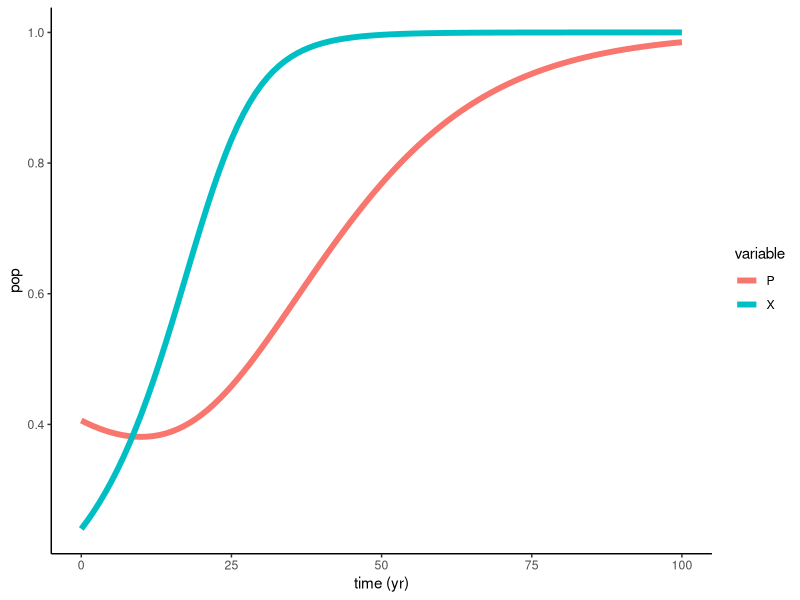
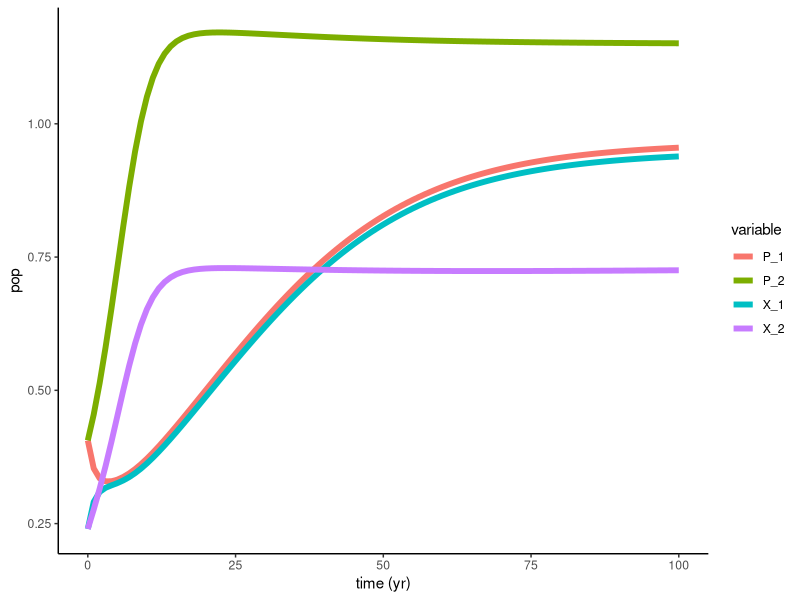
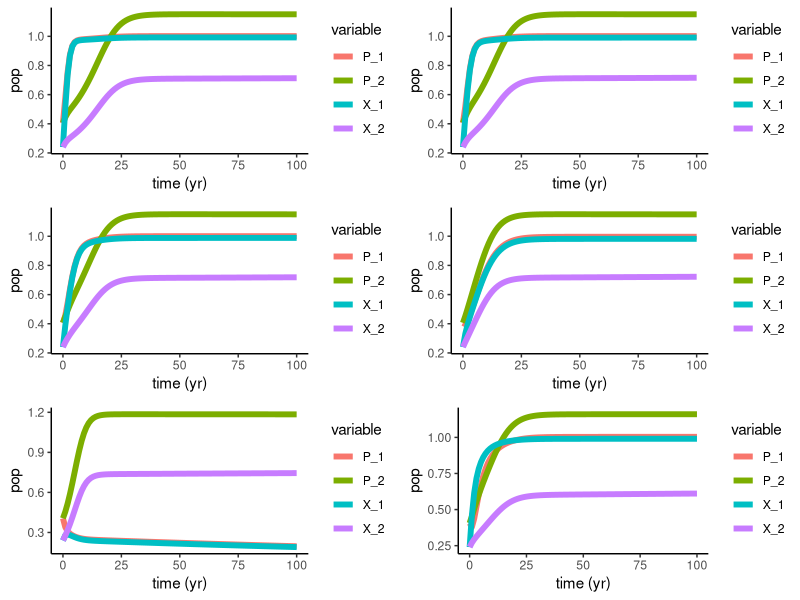
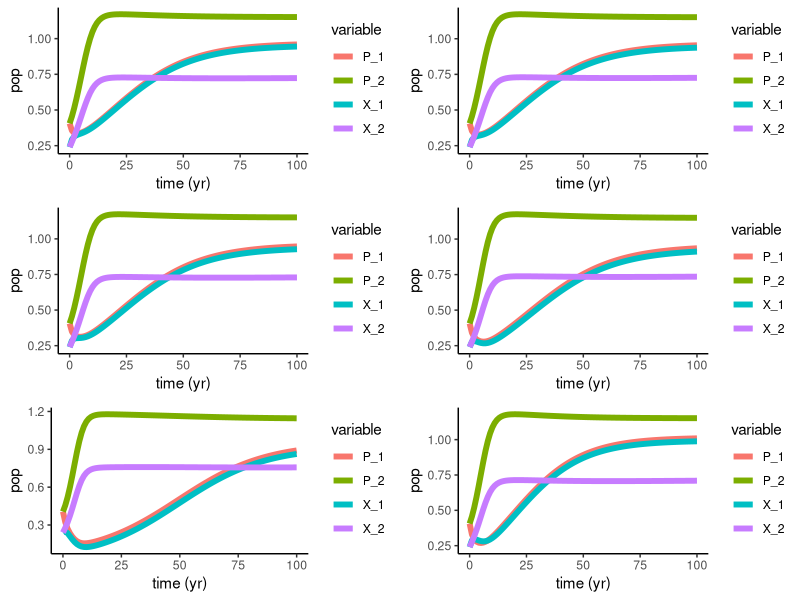
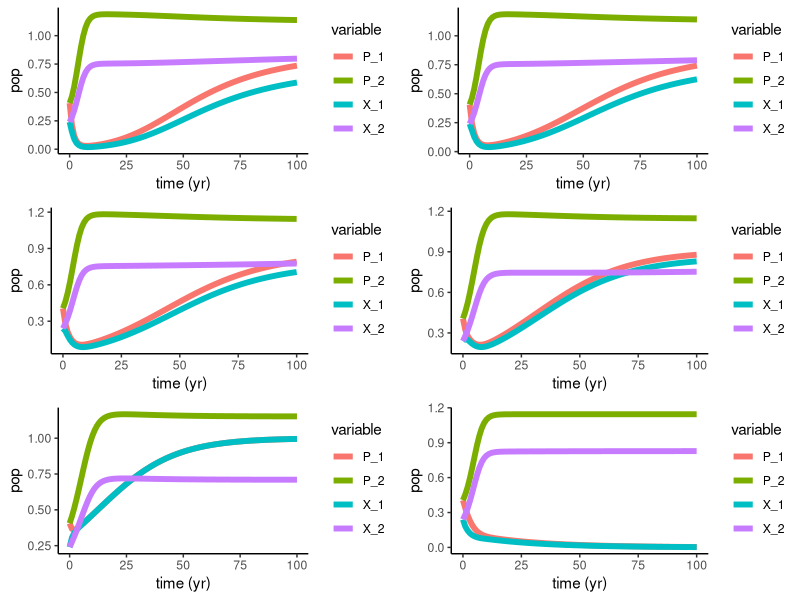
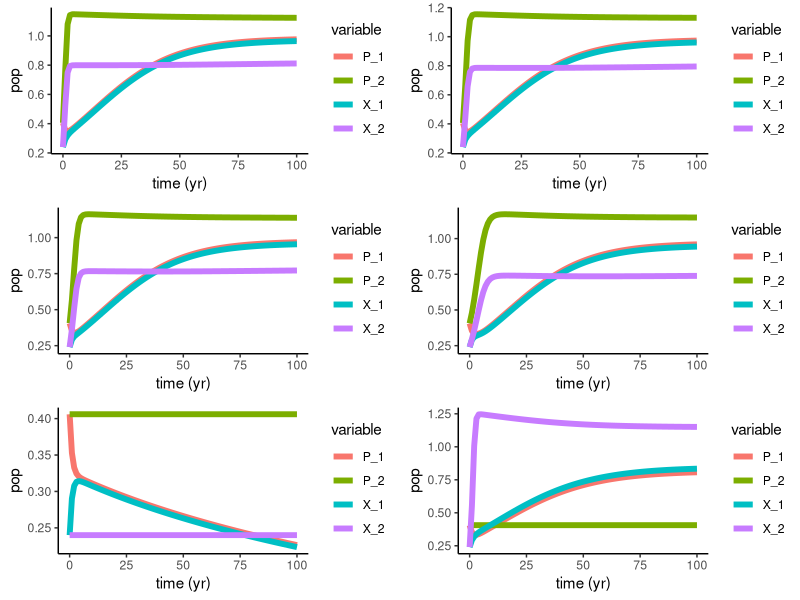
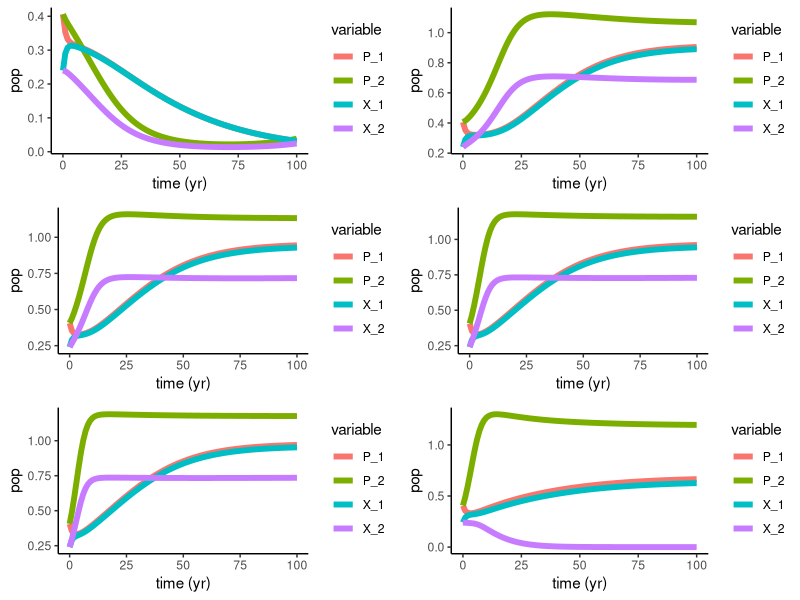
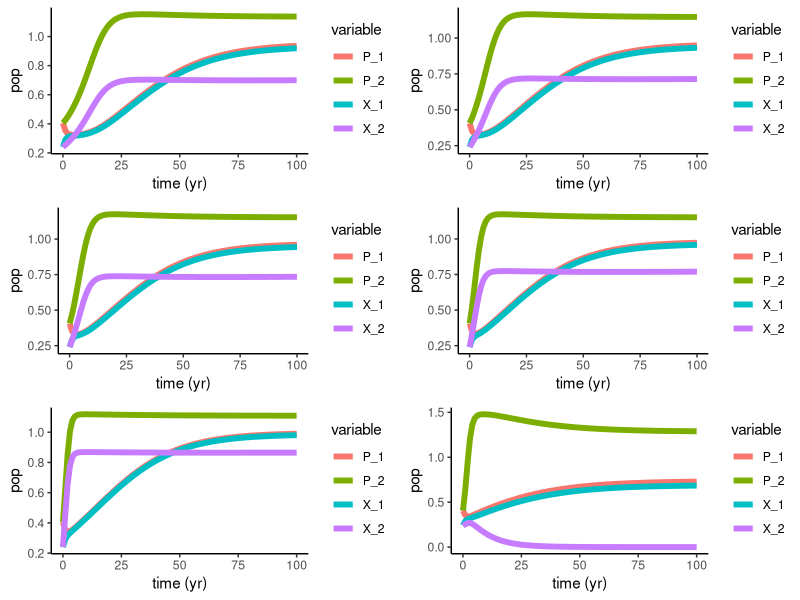

Generate these figures, in order, with R:
## ---- chunk 1
knitr::opts_chunk$set(echo = FALSE, warning = FALSE, message = FALSE)

setwd("C:/Users/sophi/Documents/GitHub/UNH_Docs/Proposal/Soc_Ecol_Model")

library(deSolve)
library(tidyverse)
library(ggplot2)
library(gridExtra)
## ---- chunk 2
Bauch.Model <- function (t, y, params) {
  ## first extract the state variables
  P <- y[1] #Fish Pop var
  X <- y[2] #conservationist var

  #TT <- y[5]
  
  ## now extract the parameters
  R <- params["R"] # Net growth/fecundity
  s <- params["s"] # supply and demand
  h <- params["h"] # Harvesting efficiency
  k <- params["k"] # Social learning rate
  w <- params["w"] # conservation costs
  c <- params["c"] # rarity valuation param
  d <- params["d"] # social norm strength
  
  ## now code the model equations
  dPdt <- R * P * (1-P) - (h * P * (1-X))/(P+s)
  dXdt <- k * X * (1-X) * (d*(2*X-1) + 1/(P+c) - w)
  
  ## combine results into a single vector
  dydt <- c(dPdt, dXdt)
  ## return result as a list!
  
  list(dydt)
}

params_Bauch <- c(R = 0.06, s = 0.8, h = 0.075, k = 0.17, w = 0.35, c = 0.6, d = 0.5)

times <- seq(from = 0, to = 100, by = 1)
xstart <- c(P = 0.406, X = .24) # See supplemental data for other starting params

ode(
  func=Bauch.Model,
  y=xstart,
  times=times,
  parms=params_Bauch
) %>%
  as.data.frame() -> out1

out1 %>%
  gather(variable,value,-time) %>%
  ggplot(aes(x=time,y=value,color=variable))+
  geom_line(size=2)+
  theme_classic()+
  labs(x='time (yr)',y='pop')

## ---- chunk 3
Bauch.Coupled <- function (t, y, params) {
  ## first extract the state variables
  P_1 <- y[1] #Fish Pop var
  P_2 <- y[2] #Fish Pop var
  X_1 <- y[3] #conservationist var
  X_2 <- y[4] #conservationist var

  #TT <- y[5]
  
  ## now extract the parameters
  R_1 <- params["R_1"] # Net growth/fecundity
  s_1 <- params["s_1"] # supply and demand
  h_1 <- params["h_1"] # Harvesting efficiency
  k_1 <- params["k_1"] # Social learning rate
  w_1 <- params["w_1"] # conservation costs
  c_1 <- params["c_1"] # rarity valuation param
  d_1 <- params["d_1"] # social norm strength
  
  R_2 <- params["R_2"] # Net growth/fecundity
  s_2 <- params["s_2"] # supply and demand
  h_2 <- params["h_2"] # Harvesting efficiency
  k_2 <- params["k_2"] # Social learning rate
  w_2 <- params["w_2"] # conservation costs
  c_2 <- params["c_2"] # rarity valuation param
  d_2 <- params["d_2"] # social norm strength 
  
  roe_1 <- params["roe_1"] #fish diffusion
  roe_2 <- params["roe_2"] #fish diffusion
  
  ## now code the model equations
  dP_1dt <- R_1 * P_1 * (1-P_1) - (h_1 * P_1 * (1-X_1))/(P_1+s_1) + roe_1 * (P_2 - P_1)/2
  
  dX_1dt <- k_1 * X_1 * (1-X_1) * (d_1*(2*X_1-1) + 1/(P_1+c_1) - w_1) + 
    k_1 * X_1 * (1-X_2) * (d_1*(2*X_2-1) + 1/(P_1+c_1) - w_1)
  
  dP_2dt <- R_2 * P_2 * (1-P_2) - (h_2 * P_2 * (1-X_2))/(P_2+s_2) + roe_2 * (P_1 - P_2)/2
  
  dX_2dt <- k_2 * X_2 * (1-X_2) * (d_2*(2*X_2-1) + 1/(P_2+c_2) - w_2) +
    k_2 * X_2 * (1-X_1) * (d_2*(2*X_1-1) + 1/(P_2+c_2) - w_2)
  
  ## combine results into a single vector
  dydt <- c(dP_1dt, dP_2dt, dX_1dt, dX_2dt)
  ## return result as a list!
  
  list(dydt)
}

params_Bauch <- c(R_1 = 0.06, s_1 = 0.8, h_1 = 0.075, k_1 = 0.17, w_1 = 0.35, c_1 = 0.6, d_1 = 0.5, roe_1 = 1,
                  R_2 = 0.06, s_2 = 0.8, h_2 = 0.075, k_2 = 0.17, w_2 = 0.35, c_2 = 0.6, d_2 = 0.5, roe_2 = 1)

times <- seq(from = 0, to = 100, by = 1)
xstart <- c(P_1 = 0.406, X_1 = .24, P_2 = 0.406, X_2 = .24) # See supplemental data for other starting params

ode(
  func=Bauch.Coupled,
  y=xstart,
  times=times,
  parms=params_Bauch
) %>%
  as.data.frame() -> out_Coupled

out_Coupled %>%
  gather(variable,value,-time) %>%
  ggplot(aes(x=time,y=value,color=variable))+
  geom_line(size=2)+
  theme_classic()+
  labs(x='time (yr)',y='pop')

## ---- chunk 4
# params_Default <- data.frame(R = 0.06, s = 0.8, h = 0.075, k = 0.17, w = 0.35, c = 0.6, d = 0.5, roe = 1)
# params_Bauch <- c(R_1 = 0.06, s_1 = 0.8, h_1 = 0.075, k_1 = 0.17, w_1 = 0.35, c_1 = 0.6, d_1 = 0.5, roe_1 = 1,
#                   R_2 = 0.06, s_2 = 0.8, h_2 = 0.075, k_2 = 0.17, w_2 = 0.35, c_2 = 0.6, d_2 = 0.125, roe_2 = 1)

# min <- 0
# max <- 1
# i <- 1
# param <- 8

param_ranges <- function(param, max, min){
  #Generate list of ranges
  new_param <- seq(from=min, to=max, length.out=5)
  plotList <- list()
  
  #Change params to each quartile for graphs 1-5
  for(i in 1:length(new_param)){
    params_Default <- data.frame(R = 0.06, s = 0.8, h = 0.075, k = 0.17, w = 0.35, c = 0.6, d = 0.5, roe = 1)
    #ASSIGN OLD PARAMS TO BE NEW SEQUENCE
    params_Default[param] <- new_param[i]
    params_Bauch <- c(R_1 = params_Default$R, s_1 = params_Default$s, h_1 = params_Default$h, k_1 = params_Default$k,
                      w_1 = params_Default$w, c_1 = params_Default$c, d_1 = params_Default$d, roe_1 = params_Default$roe,
                      R_2 = params_Default$R, s_2 = params_Default$s, h_2 = params_Default$h, k_2 = params_Default$k,
                      w_2 = params_Default$w, c_2 =params_Default$c, d_2 = params_Default$d, roe_2 = params_Default$roe)
    
    times <- seq(from = 0, to = 100, by = 1)
    xstart <- c(P_1 = 0.406, X_1 = .24, P_2 = 0.406, X_2 = .24) #See supplemental for other starting params

    ode(
      func=Bauch.Coupled,
      y=xstart,
      times=times,
      parms=params_Bauch
    ) %>%
      as.data.frame() -> out_Diff

    p <- out_Diff %>%
      gather(variable,value,-time) %>%
      ggplot(aes(x=time,y=value,color=variable))+
      geom_line(size=2)+
      theme_classic()+
      labs(x='time (yr)',y='pop')
    plotList[[i]] <- p
  }
  
   params_Default <- data.frame(R = 0.06, s = 0.8, h = 0.075, k = 0.17, w = 0.35, c = 0.6, d = 0.5, roe = 1)
    #ASSIGN OLD PARAMS TO BE NEW SEQUENCE
    params_Bauch <- c(R_1 = params_Default$R, s_1 = params_Default$s, h_1 = params_Default$h, k_1 = params_Default$k,
                      w_1 = params_Default$w, c_1 = params_Default$c, d_1 = params_Default$d, roe_1 = params_Default$roe,
                      R_2 = params_Default$R, s_2 = params_Default$s, h_2 = params_Default$h, k_2 = params_Default$k,
                      w_2 = params_Default$w, c_2 =params_Default$c, d_2 = params_Default$d, roe_2 = params_Default$roe)
    params_Bauch[param] <- max
    params_Bauch[(param + 8)] <- min
    
    times <- seq(from = 0, to = 100, by = 1)
    xstart <- c(P_1 = 0.406, X_1 = .24, P_2 = 0.406, X_2 = .24) #See supplemental for other starting params

    ode(
      func=Bauch.Coupled,
      y=xstart,
      times=times,
      parms=params_Bauch
    ) %>%
      as.data.frame() -> out_Diff

    p <- out_Diff %>%
      gather(variable,value,-time) %>%
      ggplot(aes(x=time,y=value,color=variable))+
      geom_line(size=2)+
      theme_classic()+
      labs(x='time (yr)',y='pop')
    plotList[[6]] <- p
  
  
  
  do.call("grid.arrange", c(plotList, ncol=2))
}
  

## ---- chunk 5
param_ranges(1, 0, 1)
## ---- chunk 6
param_ranges(2, 0, 1)
## ---- chunk 7
param_ranges(3, 0, 1)
## ---- chunk 8
param_ranges(4, 0, 1)
## ---- chunk 9
param_ranges(5, 0, 1)
## ---- chunk 10
param_ranges(6, 0, 1)
## ---- chunk 11
param_ranges(7, 0, 1)
## ---- chunk 12
param_ranges(8, 0, 1)
